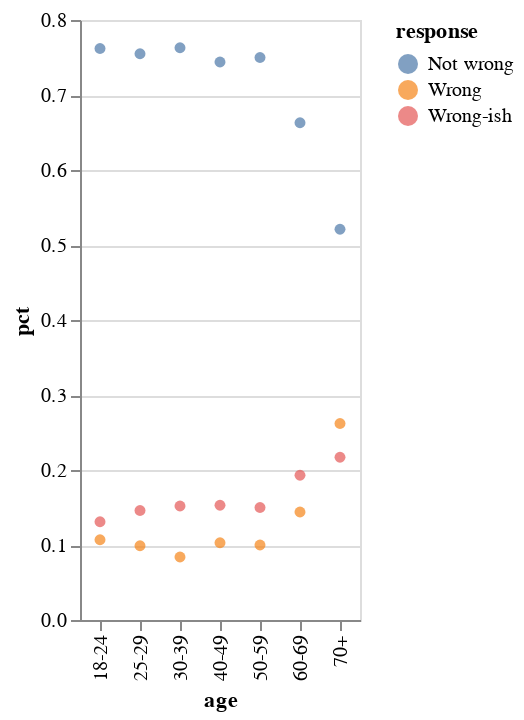

The code cell stored with this chart in its notebook:
### Code cell
alt.Chart(no).encode(x='age', y='pct', color='response').mark_circle()

### Figure 1 — Vega-Lite specification as saved in the notebook (floating-point values rounded to 4 significant figures)
{"config": {"view": {"continuousWidth": 400, "continuousHeight": 300}}, "data": {"name": "data-235d74cff4151e7f691ed260b343d78b"}, "mark": "circle", "encoding": {"color": {"type": "nominal", "field": "response"}, "x": {"type": "nominal", "field": "age"}, "y": {"type": "quantitative", "field": "pct"}}, "$schema": "https://vega.github.io/schema/vega-lite/v4.0.2.json", "datasets": {"data-235d74cff4151e7f691ed260b343d78b": [{"age": "18-24", "religion": "No religion", "response": "Not wrong", "n": 1147, "pct": 0.762}, {"age": "18-24", "religion": "No religion", "response": "Wrong", "n": 161, "pct": 0.107}, {"age": "18-24", "religion": "No religion", "response": "Wrong-ish", "n": 197, "pct": 0.131}, {"age": "25-29", "religion": "No religion", "response": "Not wrong", "n": 887, "pct": 0.755}, {"age": "25-29", "religion": "No religion", "response": "Wrong", "n": 116, "pct": 0.099}, {"age": "25-29", "religion": "No religion", "response": "Wrong-ish", "n": 172, "pct": 0.146}, {"age": "30-39", "religion": "No religion", "response": "Not wrong", "n": 1853, "pct": 0.763}, {"age": "30-39", "religion": "No religion", "response": "Wrong", "n": 205, "pct": 0.084}, {"age": "30-39", "religion": "No religion", "response": "Wrong-ish", "n": 370, "pct": 0.152}, {"age": "40-49", "religion": "No religion", "response": "Not wrong", "n": 1818, "pct": 0.744}, {"age": "40-49", "religion": "No religion", "response": "Wrong", "n": 251, "pct": 0.103}, {"age": "40-49", "religion": "No religion", "response": "Wrong-ish", "n": 375, "pct": 0.153}, {"age": "50-59", "religion": "No religion", "response": "Not wrong", "n": 1591, "pct": 0.75}, {"age": "50-59", "religion": "No religion", "response": "Wrong", "n": 211, "pct": 0.1}, {"age": "50-59", "religion": "No religion", "response": "Wrong-ish", "n": 318, "pct": 0.15}, {"age": "60-69", "religion": "No religion", "response": "Not wrong", "n": 970, "pct": 0.663}, {"age": "60-69", "religion": "No religion", "response": "Wrong", "n": 211, "pct": 0.144}, {"age": "60-69", "religion": "No religion", "response": "Wrong-ish", "n": 282, "pct": 0.193}, {"age": "70+", "religion": "No religion", "response": "Not wrong", "n": 469, "pct": 0.521}, {"age": "70+", "religion": "No religion", "response": "Wrong", "n": 236, "pct": 0.262}, {"age": "70+", "religion": "No religion", "response": "Wrong-ish", "n": 195, "pct": 0.217}]}}
